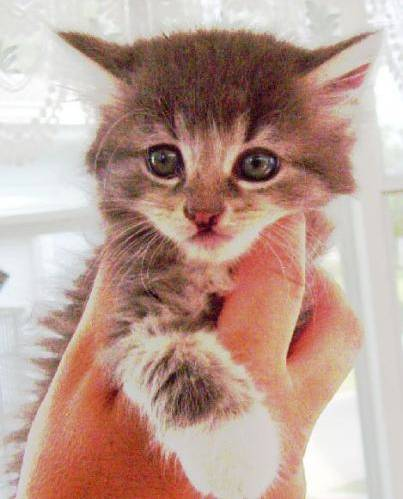
#> input picture data/Q2/train/Cat/cat.100.jpg, 403 x 499 px; its folder holds only this picture in this run
$ python 'q2-Logistic Regression.py'
#> lines starting #> are read from the running program, lines starting #| are printed output that depends on the picture
### src/scripts/myproject/path_utils.py
# src/my_project/path_utils.py

import os

def find_project_root(marker_dirs=('data',), max_up=5):
    """
    Starting from this file’s directory, climb up until you find
    a folder that contains *all* of the names in `marker_dirs`.
    """
#> called with marker_dirs = ('data',), max_up = 5
    current = os.path.abspath(os.path.dirname(__file__))
    for _ in range(max_up):
        # Check if all marker_dirs exist here
        if all(os.path.isdir(os.path.join(current, m)) for m in marker_dirs):
            return current
        # Otherwise, go up one level
        parent = os.path.dirname(current)
        if parent == current:
            break
        current = parent
    raise FileNotFoundError(
        f"Could not find project root containing {marker_dirs} within {max_up} levels above {__file__}"
    )

def data_path(*subpaths):
    """
    Returns an absolute path under the top-level `data/` directory,
    even if you call this from src/scripts, tests/, notebooks/, etc.

    Example:
        data_csv = data_path("Q1", "house_price.csv")
        cascade = data_path("Q2", "haarcascade_frontalcatface.xml")
    """
    project_root = find_project_root(marker_dirs=('data',))
    return os.path.join(project_root, "data", *subpaths)

### src/scripts/q2-Logistic Regression.py
import warnings
warnings.filterwarnings('ignore')

import os
import glob
import cv2
import joblib
import numpy as np
from sklearn.model_selection import train_test_split
from sklearn.linear_model import LogisticRegression
from sklearn.metrics import accuracy_score
from myproject.path_utils import data_path

# 1. DATA LOADING
features = []
labels = []

# Adjust this path to your Q2 folder root
data_dirs = [
    data_path("Q2","train"),
    data_path("Q2","test")
]

# Collect all image paths under cats/ and dogs/ subfolders
image_paths = []
for d in data_dirs:
    image_paths.extend(glob.glob(os.path.join(d, "*", "*")))
#> pass 2 of the loop `for d in data_dirs:`:

print(f"[INFO] Found {len(image_paths)} images in specified folders.")

# Process each image
for i, path in enumerate(image_paths):
    img = cv2.imread(path)
#> img is the input picture: shape (499, 403, 3); mean B, G, R 147.9, 158.8, 188
    if img is None:
        continue

    # Resize to 64x64, normalize, and flatten
    img = cv2.resize(img, (64, 64))
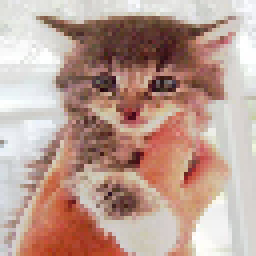
#> img: shape (64, 64, 3) (shown 4 times larger); mean B, G, R 147.7, 158.7, 187.9
    img = img / 255.0
    img = img.flatten()
#> img = 12288 values, max 1 at index 294, min 0.0157 at index 4300, mean 0.646
    features.append(img)

    # Label from parent folder name: 'cats' or 'dogs'
    label = os.path.basename(os.path.dirname(path))
    labels.append(label)

    if i % 200 == 0 and i > 0:
        print(f"[INFO] Processed {i}/{len(image_paths)} images")
#> pass 2 of the loop `for i, path in enumerate(image_paths):`:
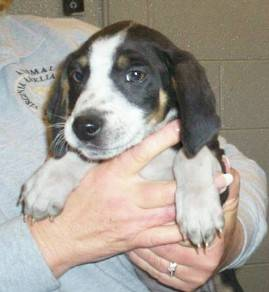
#> input picture data/Q2/train/Dog/dog.10.jpg, 269 x 292 px
#> img is the input picture: shape (292, 269, 3); mean B, G, R 149.3, 158.1, 165.1
#> `img = cv2.resize(img, (64, 64))`:
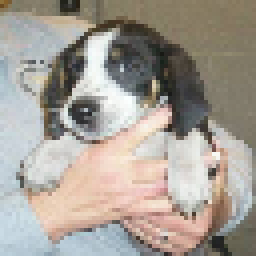
#> img: shape (64, 64, 3) (shown 4 times larger); mean B, G, R 149.2, 157.9, 164.9
#> `img = img.flatten()`: img = 12288 values, max 1 at index 4702, min 0.0706 at index 249, mean 0.617
#> pass 3 of the loop `for i, path in enumerate(image_paths):`:
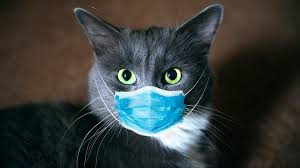
#> input picture data/Q2/test/Cat/Cat (1).jpg, 300 x 168 px
#> img is the input picture: shape (168, 300, 3); mean B, G, R 58.8, 60.4, 55.8
#> `img = cv2.resize(img, (64, 64))`:
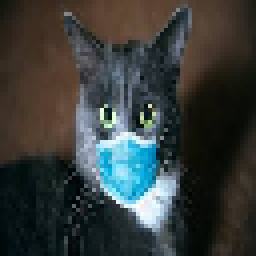
#> img: shape (64, 64, 3) (shown 4 times larger); mean B, G, R 58.7, 60.4, 55.8
#> `img = img.flatten()`: img = 12288 values, max 1 at index 5653, min 0 at index 5459, mean 0.229
#> the loop made 6 passes; the first 3 are shown

# Convert to numpy arrays
X = np.array(features)
y = np.array(labels)


# 2. TRAIN/TEST SPLIT

X_train, X_test, y_train, y_test = train_test_split(
    X, y, test_size=0.25, random_state=42, stratify=y
)


# 3. MODEL TRAINING
model = LogisticRegression()
model.fit(X_train, y_train)

# Save the trained model
joblib.dump(model, "cat_dog_classifier_lr.z")
print("[INFO] Model saved as cat_dog_classifier_lr.z")

# 4. EVALUATION
preds = model.predict(X_test)
print(f"[RESULT] Accuracy Score: {accuracy_score(y_test, preds):.4f}")

# 5. SAMPLE INFERENCE
def predict_image(image_path, model):
    img = cv2.imread(image_path)
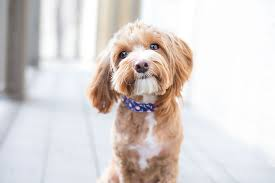
#> input picture data/Q2/test/Dog/Dog (1).jpg, 275 x 183 px, found by its file name
#> img is the input picture: shape (183, 275, 3); mean B, G, R 209.1, 211.1, 217.8
    img = cv2.resize(img, (64, 64))
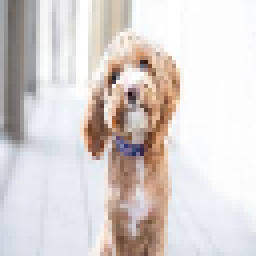
#> img: shape (64, 64, 3) (shown 4 times larger); mean B, G, R 208.9, 210.9, 217.6
    img = img / 255.0
    img = img.flatten().reshape(1, -1)
    return model.predict(img)[0]

# Example usage:
print(predict_image(data_path("Q2", "test", "Dog", "Dog (1).jpg"), model))
print(predict_image(data_path("Q2", "test", "Dog", "Dog (2).jpg"), model))
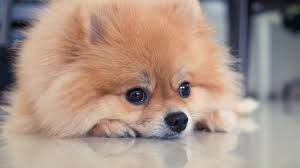
#> input picture data/Q2/test/Dog/Dog (2).jpg, 300 x 168 px, found by its file name
#> in predict_image, img is the input picture: shape (168, 300, 3); mean B, G, R 135.1, 147.6, 169.3
#> in predict_image (call 2), `img = cv2.resize(img, (64, 64))`:
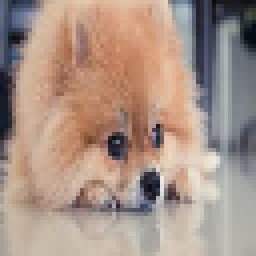
#> img: shape (64, 64, 3) (shown 4 times larger); mean B, G, R 135, 147.5, 169.3
print(predict_image(data_path("Q2", "test", "Dog", "Dog (3).jpg"), model))
#> (the run stopped early here; a loop or call above may not have finished)
